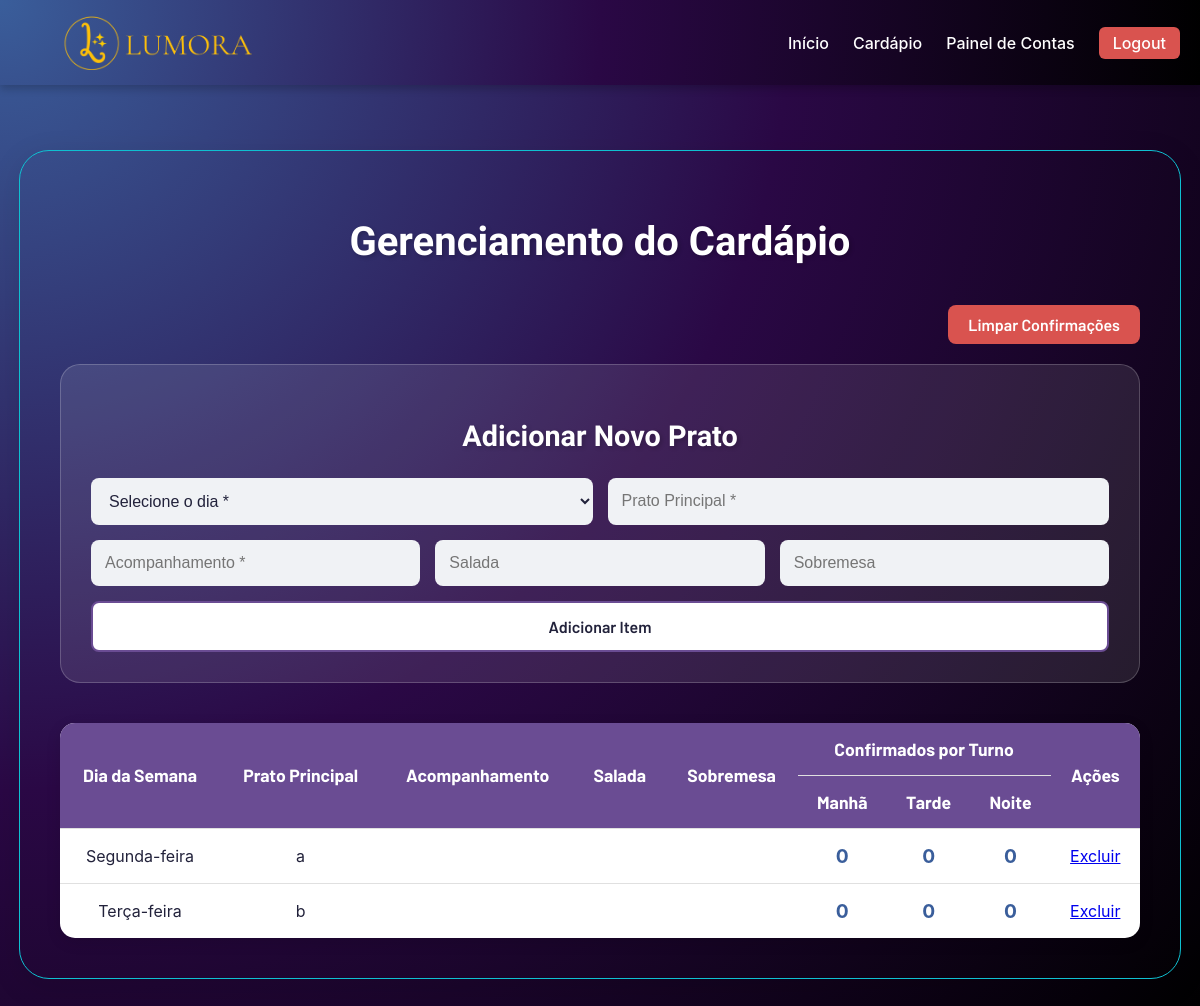
/gerenciar_cardapio.php (signed in), run on the app's committed database.
### tables this page shows
CREATE TABLE IF NOT EXISTS `tb_cardapio` (
  `id` int NOT NULL AUTO_INCREMENT,
  `dia_semana` enum('Segunda-feira','Terça-feira','Quarta-feira','Quinta-feira','Sexta-feira') NOT NULL,
  `prato_principal` varchar(255) NOT NULL,
  `acompanhamento` varchar(255) DEFAULT NULL,
  `salada` varchar(255) DEFAULT NULL,
  `sobremesa` varchar(255) DEFAULT NULL,
  PRIMARY KEY (`id`)
);

### conexao/conexao.php (called while the page is built, shortened)
<?php
class BancodeDados {
    private $host = "localhost";
    private $user = "root";
    private $senha = "prof@3t3c";
    private $banco = "gestao_merenda";
	public function conecta(){
        $this->con = mysqli_connect($this->host, $this->user, $this->senha, $this->banco);
    }
}
?>

### gerenciar_cardapio.php (the view, shortened to what this page needs)
<?php
require_once('conexao/conexao.php');
$mysql = new BancodeDados();
$mysql->conecta();
$diasSemana = ['Segunda-feira', 'Terça-feira', 'Quarta-feira', 'Quinta-feira', 'Sexta-feira'];
$turnos = ['Manhã', 'Tarde', 'Noite'];
$contagemConfirmacoes = [];
foreach ($diasSemana as $dia) {
    foreach ($turnos as $turno) {
        $contagemConfirmacoes[$dia][$turno] = 0;
    }
}
?>
<!DOCTYPE html>
<html lang="pt-br">
<head>
    <link rel="stylesheet" href="css/style.css">
    <link rel="stylesheet" href="css/gerenciar.css">
    <link rel="stylesheet" href="https://cdnjs.cloudflare.com/ajax/libs/font-awesome/6.0.0-beta3/css/all.min.css">
</head>
<body class="body-gerenciar">
    <header class="cabecalho-fixo">
        <div class="logo">
         <a href="index.php">
            <img src="imgs/lumora.png" alt="Logo Lumora" class="logo-img">
        </a>
        </div>
       <nav class="menu-principal">
          <ul>
            <li><a href="index.php">Início</a></li>
            <li><a href="cardapio.php">Cardápio</a></li>
            <?php if ($_SESSION['nivel'] === 'admin'): ?>
                <li><a href="painel_contas.php">Painel de Contas</a></li>
            <?php endif; ?>
            <li><a href="logout.php" class="btn-logout">Logout</a></li>
          </ul>
        </nav>
    </header>
    <main class="gerenciar-container-principal">
        <div class="admin-panel-container">
            <h1>Gerenciamento do Cardápio</h1>
            <div class="painel-acoes">
                <a href="limpar_confirmacoes.php" class="btn-limpar" onclick="return confirm('ATENÇÃO: Isso limpará TODAS as confirmações de TODOS os turnos. Deseja continuar?');">
                    Limpar Confirmações
                </a>
            </div>
            <div class="cardapio-form">
                <h2>Adicionar Novo Prato</h2>
                <form action="processar_cardapio.php?acao=adicionar" method="post">
                    <div class="form-row">
                        <select name="dia_semana" required>
                            <option value="" disabled selected>Selecione o dia *</option>
                        </select>
                        <input type="text" name="prato_principal" placeholder="Prato Principal *" required>
                    </div>
                    <div class="form-row">
                        <input type="text" name="acompanhamento" placeholder="Acompanhamento *" required>
                        <input type="text" name="salada" placeholder="Salada">
                        <input type="text" name="sobremesa" placeholder="Sobremesa">
                    </div>
                    <div class="form-row">
                        <button type="submit" class="btn-adicionar-item">Adicionar Item</button>
                    </div>
                </form>
            </div>
            <div class="table-responsive-panel">
                <table class="product-data-table">
                    <thead>
                        <tr>
                            <th rowspan="2">Dia da Semana</th>
                            <th rowspan="2">Prato Principal</th>
                            <th rowspan="2">Acompanhamento</th>
                            <th rowspan="2">Salada</th>
                            <th rowspan="2">Sobremesa</th>
                            <th colspan="3">Confirmados por Turno</th>
                            <th rowspan="2">Ações</th>
                        </tr>
                        <tr>
                            <th>Manhã</th>
                            <th>Tarde</th>
                            <th>Noite</th>
                        </tr>
                    </thead>
                    <tbody>
                        <?php
                        $sql_cardapio = "SELECT * FROM tb_cardapio ORDER BY FIELD(dia_semana, 'Segunda-feira', 'Terça-feira', 'Quarta-feira', 'Quinta-feira', 'Sexta-feira')";
                        $query_cardapio = mysqli_query($mysql->con, $sql_cardapio);
                        while ($dados = mysqli_fetch_array($query_cardapio)) :
                            $dia = $dados['dia_semana'];
                        ?>
                            <tr>
                                <td><?php echo htmlspecialchars($dados['dia_semana']); ?></td>
                                <td><?php echo htmlspecialchars($dados['prato_principal']); ?></td>
                                <td><?php echo htmlspecialchars($dados['acompanhamento']); ?></td>
                                <td><?php echo htmlspecialchars($dados['salada']); ?></td>
                                <td><?php echo htmlspecialchars($dados['sobremesa']); ?></td>
                                <td><strong><?php echo $contagemConfirmacoes[$dia]['Manhã']; ?></strong></td>
                                <td><strong><?php echo $contagemConfirmacoes[$dia]['Tarde']; ?></strong></td>
                                <td><strong><?php echo $contagemConfirmacoes[$dia]['Noite']; ?></strong></td>
                                <td class="actions-cell">
                                    <a href="processar_cardapio.php?acao=excluir&id=<?php echo $dados['id']; ?>" onclick="return confirm('Tem certeza que deseja excluir este item?');" class="btn-panel-danger btn-sm">Excluir</a>
                                </td>
                            </tr>
                        <?php endwhile; ?>
                    </tbody>
                </table>
            </div>
        </div>
    </main>
</body>
</html>

### css/style.css (style rules this page uses)
body { margin: 0; padding: 0; font-family: -apple-system, BlinkMacSystemFont, "Segoe UI", Roboto, "Helvetica Neue", Arial, sans-serif; color: #22223b; padding-top: 60px; display: flex; flex-direction: column; min-height: 100vh; }
main { flex: 1; }
.cabecalho-fixo { position: fixed; top: 0; left: 0; width: 100%; height: 85px; background: radial-gradient(circle at top left, #3a5e9b, #2a0845, #000000); box-shadow: 0 4px 8px rgba(0, 0, 0, 0.2); display: flex; justify-content: space-between; align-items: center; padding: 0 20px; z-index: 1000; box-sizing: border-box; }
.menu-principal ul { list-style: none; display: flex; gap: 24px; margin: 0; padding: 0; }
.menu-principal a { text-decoration: none; color: #ffffff; font-weight: 500; transition: color 0.3s; }
.btn-login, .btn-cadastro, .btn-logout { font-weight: bold; padding: 6px 14px; border-radius: 6px; transition: all 0.3s ease; }
.btn-logout { background: #d9534f; color: #fff; border: none; }
.logo-img { height: 60px; width: auto; object-fit: contain; margin-left: 40px; }
:root { --gal-1: #0d1b3d; --gal-2: #2c1a5e; --gal-3: #3b2a76; --gold: #ffd700; --star-opacity: 0.22; }

### css/gerenciar.css (style rules this page uses)
body.body-gerenciar { background: radial-gradient(circle at top left, #3a5e9b, #2a0845, #000000); padding-top: 100px; }
.gerenciar-container-principal { margin: 50px auto; max-width: 1200px; width: 90%; background: radial-gradient(top left, #5678b1, #52207a, #555555); padding: 40px; border-radius: 30px; border: 1px solid #0fc0d1; box-shadow: 0 8px 32px rgba(0, 0, 0, 0.1); }
.admin-panel-container h1, .admin-panel-container h2 { text-align: center; font-family: "Carter One", cursive; color: #ffffff; text-shadow: 2px 2px 4px rgba(0, 0, 0, 0.2); }
.admin-panel-container h1 { font-size: 2.5em; margin-bottom: 40px; }
.admin-panel-container h2 { font-size: 1.8em; margin-bottom: 25px; }
.cardapio-form { background-color: rgba(255, 255, 255, 0.1); padding: 30px; border-radius: 20px; margin-bottom: 40px; border: 1px solid rgba(255, 255, 255, 0.2); }
.cardapio-form form { display: flex; flex-direction: column; gap: 15px; }
.form-row { display: flex; gap: 15px; }
.form-row > * { flex: 1; }
.cardapio-form input[type="text"], .cardapio-form select { padding: 14px; border: none; border-radius: 8px; background-color: #f0f2f5; font-size: 16px; color: #22223B; }
.btn-adicionar-item { width: 100%; padding: 14px; background-color: #ffffff; color: #22223B; border: 2px solid #6A4C93; border-radius: 8px; font-family: "Barlow", sans-serif; font-weight: 600; font-size: 16px; cursor: pointer; transition: background-color 0.3s ease, color 0.3s ease, transform 0.2s ease; }
.product-data-table { width: 100%; border-collapse: collapse; background-color: #fff; border-radius: 15px; overflow: hidden; box-shadow: 0 4px 15px rgba(0, 0, 0, 0.1); }
.product-data-table th, .product-data-table td { padding: 15px; text-align: center; border-bottom: 1px solid #e0e0e0; }
.product-data-table thead { background-color: #6a4c93; color: #fff; font-family: "Barlow", sans-serif; font-size: 1.1em; }
.product-data-table tbody tr:last-child td { border-bottom: none; }
.product-data-table strong { font-size: 1.2em; color: #3a5e9b; }
.painel-acoes { display: flex; justify-content: flex-end; margin-bottom: 20px; }
.btn-limpar { padding: 10px 20px; background-color: #d9534f; color: #ffffff; border: none; border-radius: 8px; font-family: "Barlow", sans-serif; font-weight: 600; font-size: 16px; text-decoration: none; cursor: pointer; transition: background-color 0.3s ease, transform 0.2s ease; }

### data on the page
tb_cardapio: dia_semana "Segunda-feira", prato_principal "a", dia_semana "0"
tb_cardapio: dia_semana "Terça-feira", prato_principal "b", dia_semana "0"
